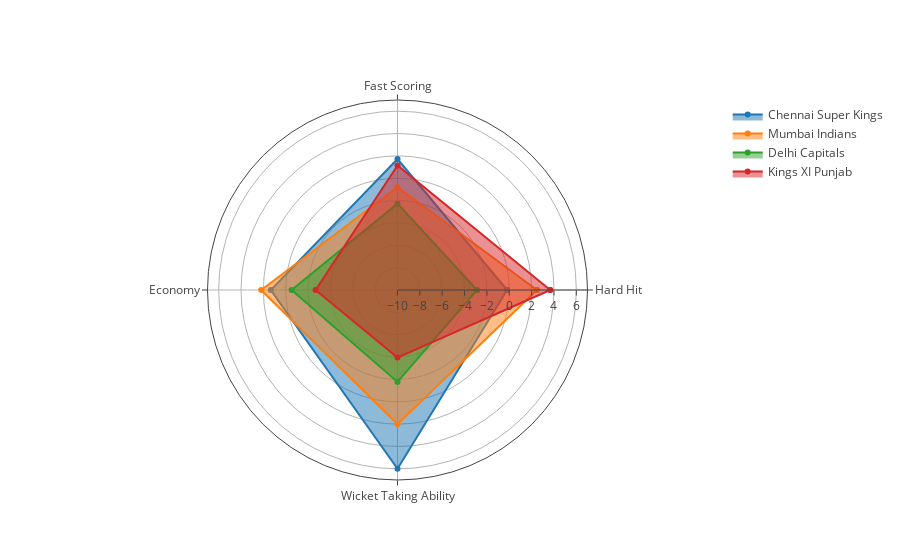

Here is the notebook cell this chart was saved with:
### Code cell
# Generate and Format overlapped Plots
data = []

count = 0
for i in [4, 2, 5, 1]:
    r = o.iloc[i,:]
    t = go.Scatterpolar(
      r = [r['Hard Hit']*1000, r['Fast Scoring']*100, r['Economy']*-10, r['Wicket Taking Ability']*-5, r['Hard Hit']*1000],
      theta = ['Hard Hit','Fast Scoring','Economy', 'Wicket Taking Ability', 'Hard Hit'],
      fill = 'toself',
      name = r['team']
    )
    count = count+1
    data.append(t)


layout = go.Layout(

  polar = dict(
    radialaxis = dict(
      visible = True,
      range = [-10, 7]
    )
  ),
  showlegend = True
    
)

fig = go.Figure(data=data, layout=layout)
t = plotly.offline.iplot(fig, filename="multiple-subplots")

### Figure 1 — Plotly figure (JSON) as saved in the notebook; plotly's stock layout.template omitted (floating-point values rounded to 4 significant figures)
{"data": [{"fill": "toself", "name": "Chennai Super Kings", "r": [-0.1908, 1.712, 1.336, 5.995, -0.1908], "theta": ["Hard Hit", "Fast Scoring", "Economy", "Wicket Taking Ability", "Hard Hit"], "type": "scatterpolar", "uid": "6d6ce28c-1362-4208-a3f6-15cc62a2c99a"}, {"fill": "toself", "name": "Mumbai Indians", "r": [2.475, -0.8052, 2.197, 2.005, 2.475], "theta": ["Hard Hit", "Fast Scoring", "Economy", "Wicket Taking Ability", "Hard Hit"], "type": "scatterpolar", "uid": "606f7404-6651-4372-a63e-0aec39c2b8ad"}, {"fill": "toself", "name": "Delhi Capitals", "r": [-2.886, -2.276, -0.5256, -1.773, -2.886], "theta": ["Hard Hit", "Fast Scoring", "Economy", "Wicket Taking Ability", "Hard Hit"], "type": "scatterpolar", "uid": "2f1cb431-7257-43ff-a651-513b8975c6e8"}, {"fill": "toself", "name": "Kings XI Punjab", "r": [3.666, 1.134, -2.673, -3.954, 3.666], "theta": ["Hard Hit", "Fast Scoring", "Economy", "Wicket Taking Ability", "Hard Hit"], "type": "scatterpolar", "uid": "f71648c2-a95e-43b5-ac1f-52dec0982d66"}], "layout": {"polar": {"radialaxis": {"range": [-10, 7], "visible": true}}, "showlegend": true}}
